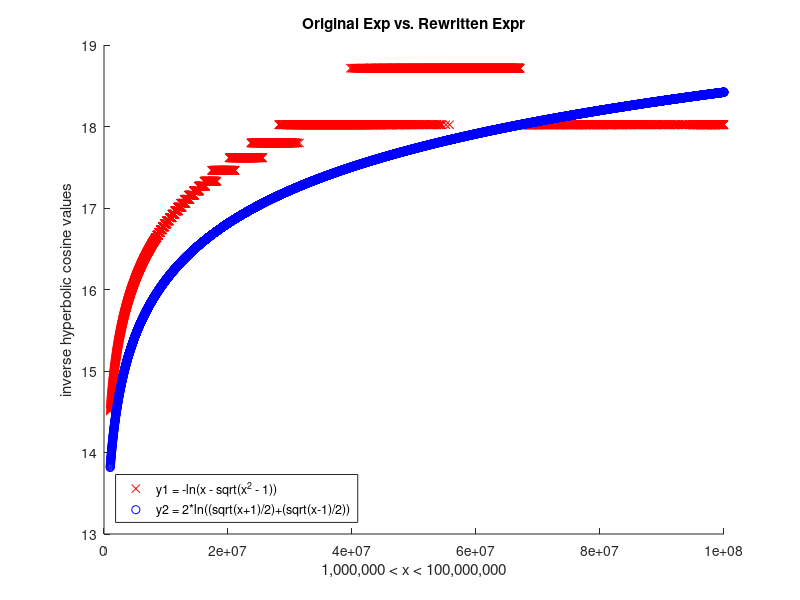

This figure's MATLAB source:
ln = @(x)(log(x));
%Rozniakowski_Andrew_hypcosine

%Andrew Rozniakowski

%This program uses the expression "-ln(x - sqrt(x^2 - 1))" to calculate the
%inverse hyperbolic cosine function for x between 1,000,000 and 100,000,000
%at increments of 10,000 and then it plots it. But this function fails for 
%large values of x like we're using. So I rewrote the original expression 
% and used the new expression: 2ln((sqrt(x+1)/2)+(sqrt(x-1)/2) instead. 
%This program plots the old and new expression with the same parameters on
%x. 

%Part C: The incorrect expression (f_old) creates a graph that has line 
%segmets going up. When using very large numbers with this expression, the 
%(x-sqrt(x^2 - 1) part of the equation goes to zero. This is called the
%catasrophic loss of significance. Because of this some numbers dont change
%for a period of time, this is the straight line segments in the graph. The 
%correct expression (f_new) does not have this computing error 
%and therefore gives the correct smooth graph created by the inverse 
%hyperbolic cosine funtion.  

%Declare variables
xs_limit = 1000000;
xl_limit = 100000000;
x = linspace(xs_limit, xl_limit, 10000);
f_old = [];
f_new = [];

%Computing the functions 
for i = 1:length(x)
   f_old(end + 1) = -ln(x(i) - sqrt(x(i)^2 - 1));
   f_new(end + 1) = 2*ln((sqrt(x(i)+1)/2)+(sqrt(x(i)-1)/2));
end

%Plotting the functions
scatter(x, f_old, 'r', 'Marker', 'x');
hold on
scatter(x, f_new, 'b',  'Marker', 'o');
title('Original Exp vs. Rewritten Expr');
xlabel('1,000,000 < x < 100,000,000') 
ylabel('inverse hyperbolic cosine values') 
legend('y1 = -ln(x - sqrt(x^2 - 1))','y2 = 2*ln((sqrt(x+1)/2)+(sqrt(x-1)/2))','Location','southwest')
    